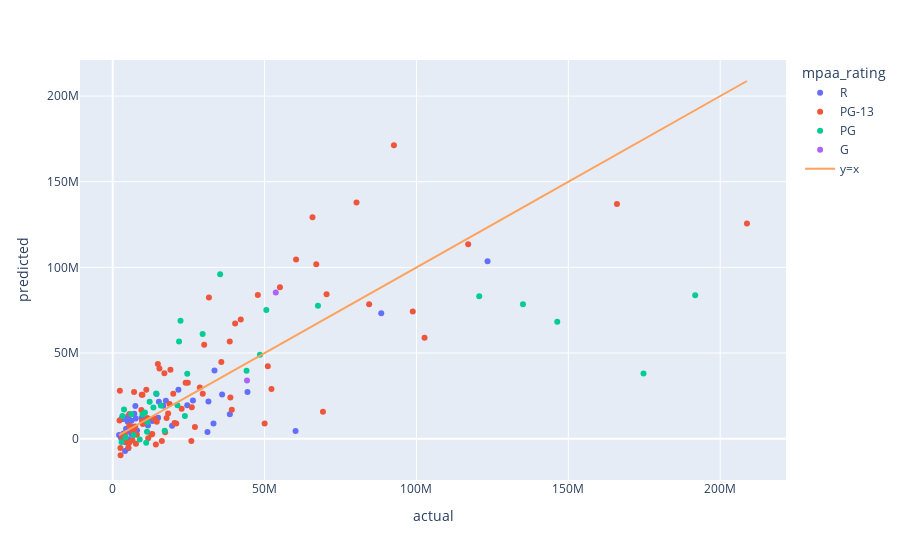

Source (notebook cell):
### Code cell
import plotly.express as px
import plotly.graph_objects as go

results_df = pd.DataFrame({
    'actual': y_test,
    'predicted': y_pred,
    'title': X['title'],
    'mpaa_rating': X['mpaa_rating']
})

results_df = results_df.sort_values(by='actual')

fig = px.scatter(results_df, x='actual', y='predicted', hover_name='title', color='mpaa_rating')
fig.add_trace(go.Scatter(x=results_df['actual'], y=results_df['actual'], mode='lines', name='y=x'))
fig.show()

### Figure 1 — Plotly figure (JSON) as saved in the notebook; plotly's stock layout.template omitted (floating-point values rounded to 4 significant figures; data arrays with more than 128 entries replaced by an {"elided": "..."} marker saying what was removed)
{"data": [{"hovertemplate": "<b>%{hovertext}</b><br><br>mpaa_rating=R<br>actual=%{x}<br>predicted=%{y}<extra></extra>", "hovertext": {"elided": "315 str values"}, "legendgroup": "R", "marker": {"color": "#636efa", "symbol": "circle"}, "mode": "markers", "name": "R", "orientation": "v", "showlegend": true, "type": "scatter", "x": {"elided": "315 int values"}, "xaxis": "x", "y": {"elided": "315 float values"}, "yaxis": "y"}, {"hovertemplate": "<b>%{hovertext}</b><br><br>mpaa_rating=PG-13<br>actual=%{x}<br>predicted=%{y}<extra></extra>", "hovertext": {"elided": "367 str values"}, "legendgroup": "PG-13", "marker": {"color": "#EF553B", "symbol": "circle"}, "mode": "markers", "name": "PG-13", "orientation": "v", "showlegend": true, "type": "scatter", "x": {"elided": "367 int values"}, "xaxis": "x", "y": {"elided": "367 float values"}, "yaxis": "y"}, {"hovertemplate": "<b>%{hovertext}</b><br><br>mpaa_rating=PG<br>actual=%{x}<br>predicted=%{y}<extra></extra>", "hovertext": {"elided": "151 str values"}, "legendgroup": "PG", "marker": {"color": "#00cc96", "symbol": "circle"}, "mode": "markers", "name": "PG", "orientation": "v", "showlegend": true, "type": "scatter", "x": {"elided": "151 int values"}, "xaxis": "x", "y": {"elided": "151 float values"}, "yaxis": "y"}, {"hovertemplate": "<b>%{hovertext}</b><br><br>mpaa_rating=G<br>actual=%{x}<br>predicted=%{y}<extra></extra>", "hovertext": ["The Peanuts Movie", "Cars 3", "Toy Story 4", "PAW Patrol: The Movie"], "legendgroup": "G", "marker": {"color": "#ab63fa", "symbol": "circle"}, "mode": "markers", "name": "G", "orientation": "v", "showlegend": true, "type": "scatter", "x": [44213073, 53688680, null, null], "xaxis": "x", "y": [33920000.0, 85260000.0, null, null], "yaxis": "y"}, {"mode": "lines", "name": "y=x", "type": "scatter", "x": {"elided": "837 int values"}, "y": {"elided": "837 int values"}}], "layout": {"legend": {"title": {"text": "mpaa_rating"}, "tracegroupgap": 0}, "margin": {"t": 60}, "xaxis": {"anchor": "y", "domain": [0, 1], "title": {"text": "actual"}}, "yaxis": {"anchor": "x", "domain": [0, 1], "title": {"text": "predicted"}}}}
